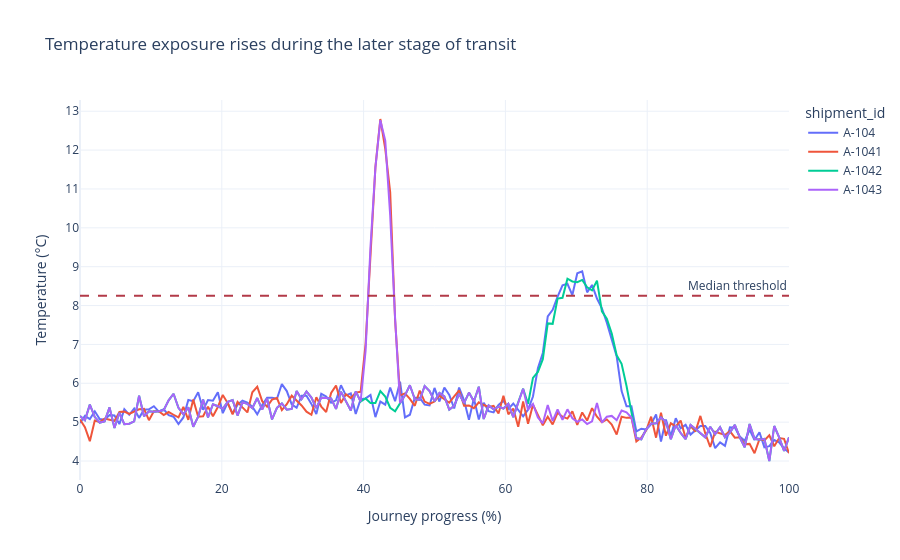

Notebook cell for this chart:
### Markdown cell above
**Interpretation objective:** This figure relates temperature, shipment identity, and journey progress. It shows when the shipment environment becomes unsafe rather than simply reporting a temperature distribution.

### Code cell
fig = px.line(shipments, x="journey_progress_pct", y="temperature_c", color="shipment_id",
              labels={"journey_progress_pct":"Journey progress (%)", "temperature_c":"Temperature (°C)"},
              title="Temperature exposure rises during the later stage of transit")
fig.add_hline(y=shipments["temp_threshold_c"].median(), line_dash="dash", line_color="#B23A48",
              annotation_text="Median threshold")
fig.update_layout(template="plotly_white")
fig.show()

### Figure 1 — Plotly figure (JSON) as saved in the notebook; plotly's stock layout.template omitted (floating-point values rounded to 4 significant figures; data arrays with more than 128 entries replaced by an {"elided": "..."} marker saying what was removed)
{"data": [{"hovertemplate": "shipment_id=A-104<br>Journey progress (%)=%{x}<br>Temperature (°C)=%{y}<extra></extra>", "legendgroup": "A-104", "line": {"color": "#636efa", "dash": "solid"}, "marker": {"symbol": "circle"}, "mode": "lines", "name": "A-104", "orientation": "v", "showlegend": true, "type": "scatter", "x": {"elided": "145 float values"}, "xaxis": "x", "y": {"elided": "145 float values"}, "yaxis": "y"}, {"hovertemplate": "shipment_id=A-1041<br>Journey progress (%)=%{x}<br>Temperature (°C)=%{y}<extra></extra>", "legendgroup": "A-1041", "line": {"color": "#EF553B", "dash": "solid"}, "marker": {"symbol": "circle"}, "mode": "lines", "name": "A-1041", "orientation": "v", "showlegend": true, "type": "scatter", "x": {"elided": "145 float values"}, "xaxis": "x", "y": {"elided": "145 float values"}, "yaxis": "y"}, {"hovertemplate": "shipment_id=A-1042<br>Journey progress (%)=%{x}<br>Temperature (°C)=%{y}<extra></extra>", "legendgroup": "A-1042", "line": {"color": "#00cc96", "dash": "solid"}, "marker": {"symbol": "circle"}, "mode": "lines", "name": "A-1042", "orientation": "v", "showlegend": true, "type": "scatter", "x": {"elided": "145 float values"}, "xaxis": "x", "y": {"elided": "145 float values"}, "yaxis": "y"}, {"hovertemplate": "shipment_id=A-1043<br>Journey progress (%)=%{x}<br>Temperature (°C)=%{y}<extra></extra>", "legendgroup": "A-1043", "line": {"color": "#ab63fa", "dash": "solid"}, "marker": {"symbol": "circle"}, "mode": "lines", "name": "A-1043", "orientation": "v", "showlegend": true, "type": "scatter", "x": {"elided": "145 float values"}, "xaxis": "x", "y": {"elided": "145 float values"}, "yaxis": "y"}], "layout": {"annotations": [{"showarrow": false, "text": "Median threshold", "x": 1, "xanchor": "right", "xref": "x domain", "y": 8.25, "yanchor": "bottom", "yref": "y"}], "legend": {"title": {"text": "shipment_id"}, "tracegroupgap": 0}, "shapes": [{"line": {"color": "#B23A48", "dash": "dash"}, "type": "line", "x0": 0, "x1": 1, "xref": "x domain", "y0": 8.25, "y1": 8.25, "yref": "y"}], "title": {"text": "Temperature exposure rises during the later stage of transit"}, "xaxis": {"anchor": "y", "domain": [0, 1], "title": {"text": "Journey progress (%)"}}, "yaxis": {"anchor": "x", "domain": [0, 1], "title": {"text": "Temperature (°C)"}}}}
